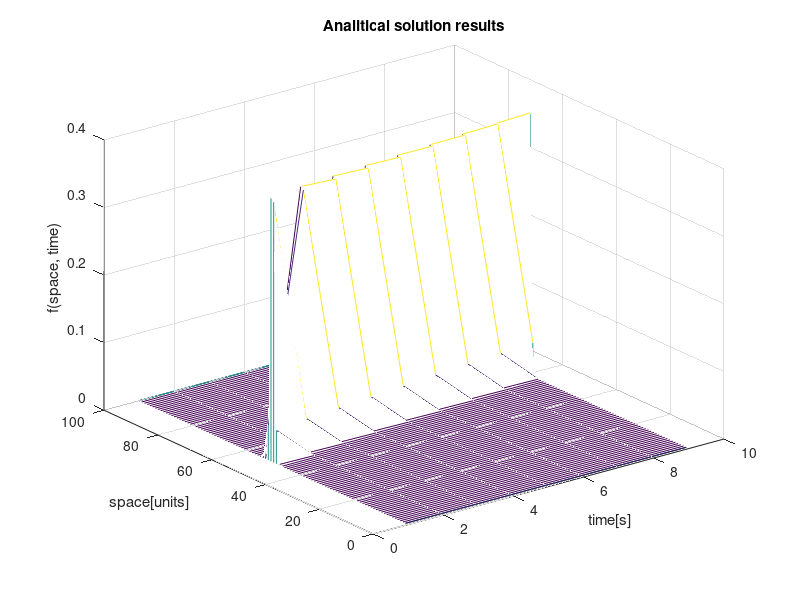

Write the MATLAB code that produced this figure.
expAnalitycal = [0
0
0
0
0
0
0
0
0
0
0
0
0
0
0
0
0
0
0
0
0
0
0
0
0
0
0
0
0
0
0
0
4.54051e-312
4.92E-289
6.92E-267
1.27E-245
3.01E-225
9.32E-206
3.75E-187
1.96E-169
1.33E-152
1.18E-136
1.35E-121
2.02E-107
3.91E-94
9.87E-82
3.24E-70
1.38E-59
7.66E-50
5.52E-41
5.17E-33
6.30E-26
9.97E-20
2.05E-14
5.49E-10
1.91E-06
0.000864614
0.0508411
0.388652
0.386241
0.049901
0.000838131
1.83E-06
5.19E-10
1.92E-14
9.20E-20
5.74E-26
4.65E-33
4.90E-41
6.72E-50
1.20E-59
2.77E-70
8.34E-82
3.27E-94
1.66E-107
1.10E-121
9.45E-137
1.06E-152
1.54E-169
2.90E-187
7.13E-206
2.28E-225
9.45E-246
5.10E-267
3.58E-289
3.26511e-312
0
0
0
0
0
0
0
0
0
0
0
0
0
0
]




x = [-50
-49
-48
-47
-46
-45
-44
-43
-42
-41
-40
-39
-38
-37
-36
-35
-34
-33
-32
-31
-30
-29
-28
-27
-26
-25
-24
-23
-22
-21
-20
-19
-18
-17
-16
-15
-14
-13
-12
-11
-10
-9
-8
-7
-6
-5
-4
-3
-2
-1
0
2
3
4
5
6
7
8
9
10
11
12
13
14
15
16
17
18
19
20
21
22
23
24
25
26
27
28
29
30
31
32
33
34
35
36
37
38
39
40
41
42
43
44
45
46
47
48
49
50
]


allTime1 = [

5.10E-10	9.09E-20	5.74E-26	4.74E-33	5.11E-41	7.18E-50	1.32E-59	3.16E-70	9.87E-82
1.81E-06	1.90E-14	9.21E-20	5.83E-26	4.82E-33	5.21E-41	7.33E-50	1.35E-59	3.24E-70
0.000830031	5.15E-10	1.92E-14	9.33E-20	5.92E-26	4.91E-33	5.31E-41	7.49E-50	1.38E-59
0.0496108	1.82E-06	5.20E-10	1.94E-14	9.46E-20	6.01E-26	4.99E-33	5.41E-41	7.66E-50
0.385487	0.000834283	1.83E-06	5.25E-10	1.96E-14	9.58E-20	6.11E-26	5.08E-33	5.52E-41
0.3894	0.0497633	0.000838555	1.84E-06	5.30E-10	1.98E-14	9.71E-20	6.20E-26	5.17E-33
0.051137	0.385884	0.0499162	0.000842847	1.86E-06	5.34E-10	2.01E-14	9.84E-20	6.30E-26
0.000873024	0.389007	0.386281	0.0500694	0.00084716	1.87E-06	5.39E-10	2.03E-14	9.97E-20
1.94E-06	0.0509812	0.388613	0.386677	0.050223	0.000851493	1.88E-06	5.44E-10	2.05E-14
5.59E-10	0.000868591	0.0508258	0.388219	0.387073	0.050377	0.000855846	1.90E-06	5.49E-10
2.10E-14	1.92E-06	0.000864178	0.0506707	0.387824	0.387468	0.0505313	0.00086022	1.91E-06
1.02E-19	5.54E-10	1.91E-06	0.000859786	0.050516	0.387429	0.387863	0.0506861	0.000864614
6.48E-26	2.07E-14	5.49E-10	1.90E-06	0.000855414	0.0503617	0.387034	0.388258	0.0508411



]

allTime = [
  0	0	0	0	0	0	0	0	0
0	0	0	0	0	0	0	0	0
0	0	0	0	0	0	0	0	0
0	0	0	0	0	0	0	0	0
0	0	0	0	0	0	0	0	0
0	0	0	0	0	0	0	0	0
0	0	0	0	0	0	0	0	0
0	0	0	0	0	0	0	0	0
0	0	0	0	0	0	0	0	0
0	0	0	0	0	0	0	0	0
0	0	0	0	0	0	0	0	0
0	0	0	0	0	0	0	0	0
0	0	0	0	0	0	0	0	0
0	0	0	0	0	0	0	0	0
0	0	0	0	0	0	0	0	0
0	0	0	0	0	0	0	0	0
0	0	0	0	0	0	0	0	0
0	0	0	0	0	0	0	0	0
0	0	0	0	0	0	0	0	0
0	0	0	0	0	0	0	0	0
0	0	0	0	0	0	0	0	0
0	0	0	0	0	0	0	0	0
0	0	0	0	0	0	0	0	0
2.94616e-312	0	0	0	0	0	0	0	0
3.24E-289	0	0	0	0	0	0	0	0
4.64E-267	3.10986e-312	0	0	0	0	0	0	0
8.63E-246	3.42E-289	3.28264e-312	0	0	0	0	0	0
2.09E-225	4.88E-267	3.60E-289	3.46502e-312	0	0	0	0	0
6.56E-206	9.05E-246	5.13E-267	3.79E-289	3.65753e-312	0	0	0	0
2.68E-187	2.18E-225	9.50E-246	5.39E-267	3.99E-289	3.86072e-312	0	0	0
1.42E-169	6.85E-206	2.29E-225	9.96E-246	5.67E-267	4.21E-289	4.07519e-312	0	0
9.84E-153	2.80E-187	7.16E-206	2.39E-225	1.05E-245	5.96E-267	4.43E-289	4.30157e-312	0
8.83E-137	1.48E-169	2.91E-187	7.48E-206	2.51E-225	1.10E-245	6.26E-267	4.67E-289	4.54051e-312
1.03E-121	1.02E-152	1.54E-169	3.04E-187	7.82E-206	2.63E-225	1.15E-245	6.58E-267	4.92E-289
1.56E-107	9.16E-137	1.06E-152	1.60E-169	3.17E-187	8.17E-206	2.75E-225	1.21E-245	6.92E-267
3.09E-94	1.07E-121	9.49E-137	1.10E-152	1.67E-169	3.30E-187	8.54E-206	2.88E-225	1.27E-245
7.92E-82	1.62E-107	1.10E-121	9.83E-137	1.14E-152	1.74E-169	3.45E-187	8.92E-206	3.01E-225
2.64E-70	3.18E-94	1.67E-107	1.14E-121	1.02E-136	1.19E-152	1.81E-169	3.59E-187	9.32E-206
1.14E-59	8.14E-82	3.28E-94	1.72E-107	1.18E-121	1.06E-136	1.23E-152	1.88E-169	3.75E-187
6.45E-50	2.71E-70	8.37E-82	3.37E-94	1.78E-107	1.22E-121	1.09E-136	1.28E-152	1.96E-169
4.72E-41	1.17E-59	2.78E-70	8.60E-82	3.48E-94	1.83E-107	1.26E-121	1.13E-136	1.33E-152
4.50E-33	6.59E-50	1.20E-59	2.85E-70	8.84E-82	3.58E-94	1.89E-107	1.31E-121	1.18E-136
5.57E-26	4.82E-41	6.73E-50	1.23E-59	2.92E-70	9.09E-82	3.69E-94	1.95E-107	1.35E-121
8.97E-20	4.58E-33	4.91E-41	6.88E-50	1.26E-59	3.00E-70	9.34E-82	3.80E-94	2.02E-107
1.88E-14	5.66E-26	4.66E-33	5.01E-41	7.03E-50	1.29E-59	3.08E-70	9.60E-82	3.91E-94
5.10E-10	9.09E-20	5.74E-26	4.74E-33	5.11E-41	7.18E-50	1.32E-59	3.16E-70	9.87E-82
1.81E-06	1.90E-14	9.21E-20	5.83E-26	4.82E-33	5.21E-41	7.33E-50	1.35E-59	3.24E-70
0.000830031	5.15E-10	1.92E-14	9.33E-20	5.92E-26	4.91E-33	5.31E-41	7.49E-50	1.38E-59
0.0496108	1.82E-06	5.20E-10	1.94E-14	9.46E-20	6.01E-26	4.99E-33	5.41E-41	7.66E-50
0.385487	0.000834283	1.83E-06	5.25E-10	1.96E-14	9.58E-20	6.11E-26	5.08E-33	5.52E-41
0.3894	0.0497633	0.000838555	1.84E-06	5.30E-10	1.98E-14	9.71E-20	6.20E-26	5.17E-33
0.051137	0.385884	0.0499162	0.000842847	1.86E-06	5.34E-10	2.01E-14	9.84E-20	6.30E-26
0.000873024	0.389007	0.386281	0.0500694	0.00084716	1.87E-06	5.39E-10	2.03E-14	9.97E-20
1.94E-06	0.0509812	0.388613	0.386677	0.050223	0.000851493	1.88E-06	5.44E-10	2.05E-14
5.59E-10	0.000868591	0.0508258	0.388219	0.387073	0.050377	0.000855846	1.90E-06	5.49E-10
2.10E-14	1.92E-06	0.000864178	0.0506707	0.387824	0.387468	0.0505313	0.00086022	1.91E-06
1.02E-19	5.54E-10	1.91E-06	0.000859786	0.050516	0.387429	0.387863	0.0506861	0.000864614
6.48E-26	2.07E-14	5.49E-10	1.90E-06	0.000855414	0.0503617	0.387034	0.388258	0.0508411
5.34E-33	1.01E-19	2.05E-14	5.44E-10	1.88E-06	0.000851063	0.0502078	0.386638	0.388652
5.72E-41	6.38E-26	9.96E-20	2.03E-14	5.39E-10	1.87E-06	0.000846732	0.0500542	0.386241
7.97E-50	5.25E-33	6.29E-26	9.83E-20	2.01E-14	5.34E-10	1.86E-06	0.000842422	0.049901
1.44E-59	5.61E-41	5.16E-33	6.19E-26	9.70E-20	1.98E-14	5.29E-10	1.84E-06	0.000838131
3.40E-70	7.80E-50	5.51E-41	5.07E-33	6.10E-26	9.57E-20	1.96E-14	5.24E-10	1.83E-06
1.04E-81	1.41E-59	7.64E-50	5.40E-41	4.98E-33	6.01E-26	9.44E-20	1.94E-14	5.19E-10
4.14E-94	3.31E-70	1.38E-59	7.48E-50	5.30E-41	4.90E-33	5.91E-26	9.32E-20	1.92E-14
2.14E-107	1.01E-81	3.23E-70	1.35E-59	7.32E-50	5.20E-41	4.81E-33	5.82E-26	9.20E-20
1.44E-121	4.02E-94	9.84E-82	3.15E-70	1.31E-59	7.16E-50	5.10E-41	4.73E-33	5.74E-26
1.26E-136	2.07E-107	3.90E-94	9.58E-82	3.07E-70	1.28E-59	7.01E-50	5.00E-41	4.65E-33
1.43E-152	1.39E-121	2.01E-107	3.79E-94	9.32E-82	2.99E-70	1.25E-59	6.86E-50	4.90E-41
2.11E-169	1.21E-136	1.35E-121	1.95E-107	3.68E-94	9.06E-82	2.92E-70	1.23E-59	6.72E-50
4.06E-187	1.38E-152	1.17E-136	1.30E-121	1.89E-107	3.57E-94	8.82E-82	2.84E-70	1.20E-59
1.01E-205	2.03E-169	1.33E-152	1.13E-136	1.26E-121	1.83E-107	3.47E-94	8.58E-82	2.77E-70
3.29E-225	3.89E-187	1.95E-169	1.28E-152	1.09E-136	1.22E-121	1.77E-107	3.36E-94	8.34E-82
1.39E-245	9.69E-206	3.73E-187	1.87E-169	1.23E-152	1.05E-136	1.18E-121	1.72E-107	3.27E-94
7.61E-267	3.14E-225	9.28E-206	3.58E-187	1.80E-169	1.18E-152	1.02E-136	1.14E-121	1.66E-107
5.43E-289	1.32E-245	3.00E-225	8.88E-206	3.43E-187	1.73E-169	1.14E-152	9.80E-137	1.10E-121
5.03192e-312	7.24E-267	1.26E-245	2.86E-225	8.50E-206	3.29E-187	1.66E-169	1.10E-152	9.45E-137
0	5.15E-289	6.89E-267	1.20E-245	2.74E-225	8.13E-206	3.16E-187	1.60E-169	1.06E-152
0	4.76714e-312	4.89E-289	6.55E-267	1.15E-245	2.61E-225	7.78E-206	3.03E-187	1.54E-169
0	0	4.51627e-312	4.64E-289	6.23E-267	1.09E-245	2.50E-225	7.45E-206	2.90E-187
0	0	0	4.27861e-312	4.41E-289	5.93E-267	1.04E-245	2.38E-225	7.13E-206
0	0	0	0	4.05344e-312	4.18E-289	5.64E-267	9.92E-246	2.28E-225
0	0	0	0	0	3.84011e-312	3.97E-289	5.36E-267	9.45E-246
0	0	0	0	0	0	3.638e-312	3.77E-289	5.10E-267
0	0	0	0	0	0	0	3.44652e-312	3.58E-289
0	0	0	0	0	0	0	0	3.26511e-312
0	0	0	0	0	0	0	0	0
0	0	0	0	0	0	0	0	0
0	0	0	0	0	0	0	0	0
0	0	0	0	0	0	0	0	0
0	0	0	0	0	0	0	0	0
0	0	0	0	0	0	0	0	0
0	0	0	0	0	0	0	0	0
0	0	0	0	0	0	0	0	0
0	0	0	0	0	0	0	0	0
0	0	0	0	0	0	0	0	0
0	0	0	0	0	0	0	0	0
0	0	0	0	0	0	0	0	0
0	0	0	0	0	0	0	0	0
0	0	0	0	0	0	0	0	0
  
]
%p = plot(x. expAnalitycal.'r')


waterfall(allTime);
title('Analitical solution results')
xlabel('time[s]')
ylabel('space[units]')
zlabel('f(space, time)')

